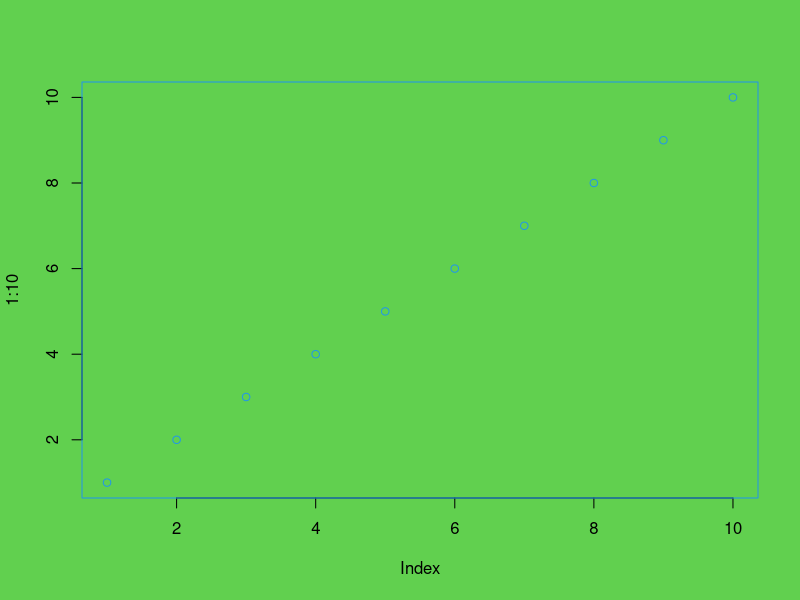

Generate this figure with R:
f=function(x,y)x+y
f(1:9,2:11)



f=function(x,y) x^2-y
sq=function(y){
  v=1;s=100
  while (all(s>(10^-3))){
    v=v-f(v,y)/(2*v)
    s=f(v,y)
  }
  v
}
sq(c(5,7))

par(col=4,bg=3)
plot(1:10)
sel=identify(1:10,labels = 1:3)


